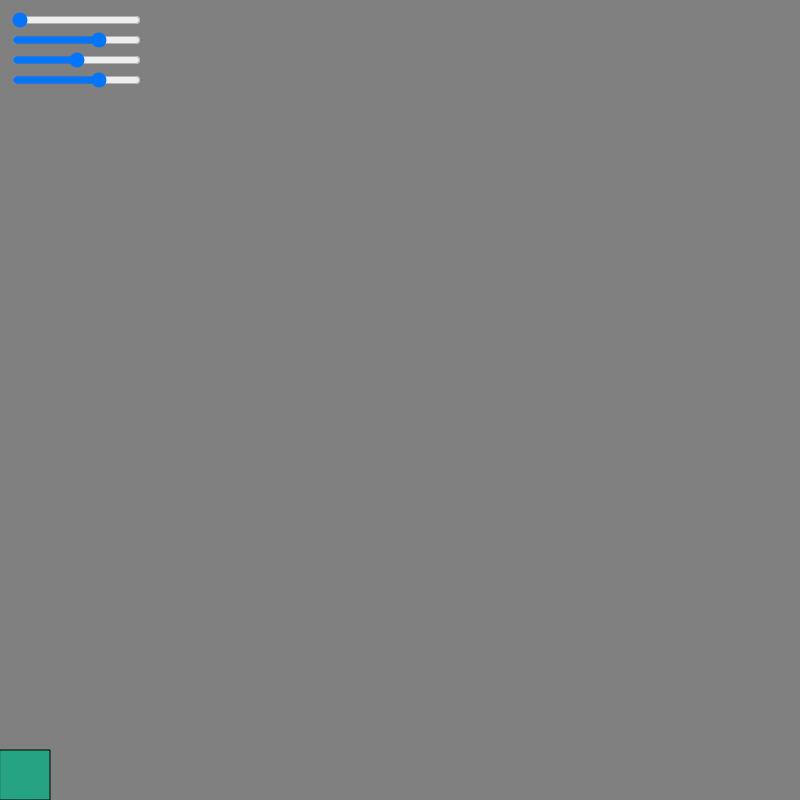
Frame 1 (no input)
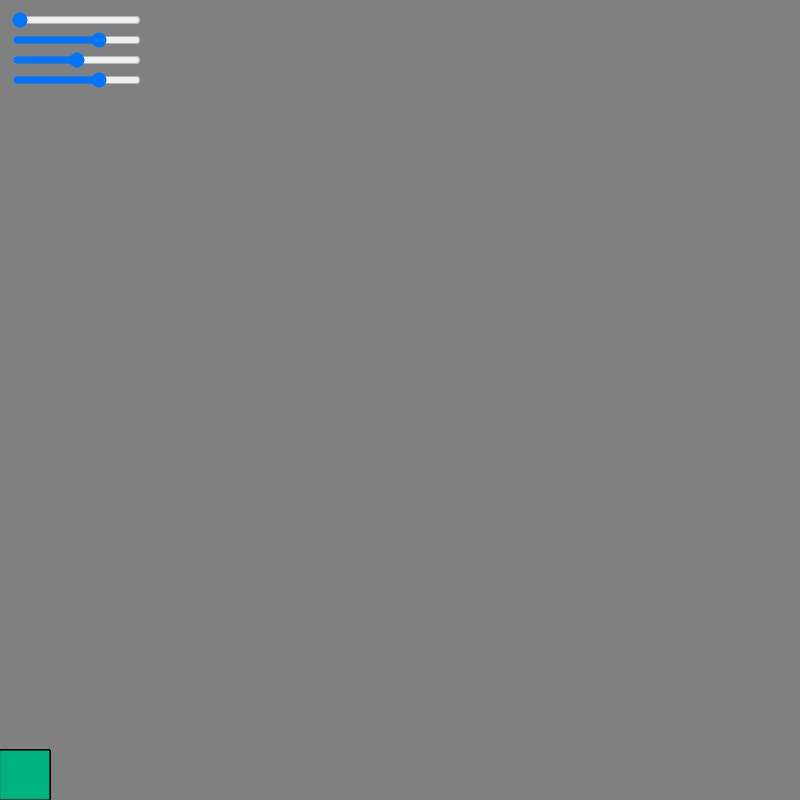
Frame 60 (no input)
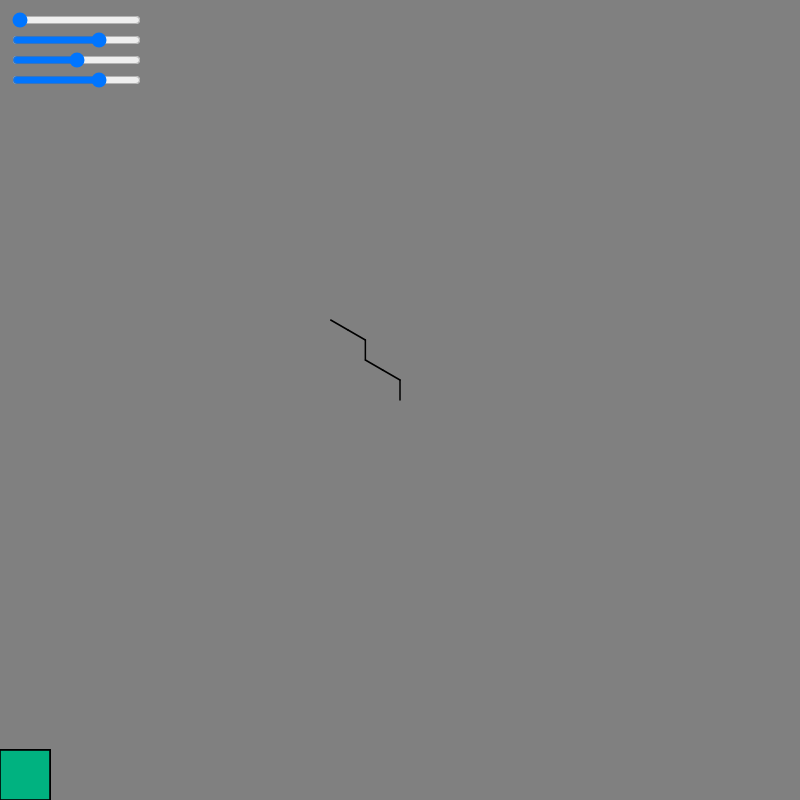
Frame 120 (the mouse pressed at the canvas centre since frame 60)

The p5.js sketch that drew these frames (run headless with seeded random() and noise() and a simulated clock; from frame 60 on, the mouse is pressed at the canvas centre):

// p5.js sketch
// ── sketch.js
//code mostly from https://github.com/CodingTrain/website/blob/master/CodingChallenges/CC_016_LSystem/P5/sketch.js
//I will comment on the places that I did myself.


var red_slider, green_slider, blue_slider, alpha_slider, r, g, b, a; 

//var gen = 0;

// var branchArray = [];

// var current_index = 0, cur_color;

// var lastSentence, nextSentence, sen_gen_diff = [] 

// var lastF = 0, nextF = 0, currentF = 0;

//I tried quite a few methods to store the generational information
// in order to apply different color to each generation, but I did not succeed this time.




var rad


var len = 20, wid = 25, angle = 60


var rules = [] 


var axiom = "F";

rules[0] = 
{
  a: 'F',
  b: 'F-FF+F-FF' //I wrote the rule myself. 
  //b: 'FF'
}


// rules[1] =
// {
//   a: "X",
//   //b: "F[+XXF][-X-FF]-FX'"
//   b: "-F+X"
// }

var sentence = axiom;

var sentences = [] 

var colors = []

function setup() 
{  
  //-----------------------------------------------------------------------------
    //I did some sliders to set a color and draw tree with.

    red_slider   = createSlider(0, 1, 0, 0.01) //createSlider(min, max, [default value], [step]) reference: p5js.org/reference/#/p5/createSlider
    red_slider.position(10,10)

    green_slider = createSlider(0, 1, 0.7, 0.01)
    green_slider.position(10,30)

    blue_slider  = createSlider(0, 1, 0.5, 0.01)
    blue_slider.position(10,50)


    alpha_slider = createSlider(0, 1, 0.7, 0.01)
    alpha_slider.position(10,70)
//-----------------------------------------------------------------------------

    createCanvas(800, 800);

    rad = angle * PI/180;

    colorMode(RGB, 1)

    background(0.5)

    createP(axiom)

    //turtle()
}




function generate() 
{
  //current_index = sentence.length //Again things I tried to record generations. But it didn't work.
  
  // gen += 1    

  // lastSentence = sentence;

  nextSentence = '';

    //print(sentence)

  for (var i = 0; i < sentence.length; i++) 
  {
    var current = sentence.charAt(i);
    var found = false;

    for (var j = 0; j < rules.length; j++) 
    {
      if (current == rules[j].a) 
      {
        found = true;
        nextSentence += rules[j].b;
        break;
      }
    }

    if (!found) {
      nextSentence += current;
    }
  }

  sentence = nextSentence;


  //colors.push([r, g, b, a])

  createP(sentence);
  turtle();

}



function turtle()
{

  resetMatrix();

  translate(width/2, height/2)

  strokeWeight(1.5);


  for (var i = 0; i < sentence.length; i++)
  {

        var current = sentence.charAt(i)


        if (current == "F")
        {
            line(0, 0, 0, -len)

            translate(0, -len);

            //scale(0.85, 0.9)
        }


      else if (current == '+')   rotate(rad);
      
      else if (current == '-')   rotate(-rad);

      else if (current == '[')
      {
          push();

          //scale(0.7, 0.7) //this is what I scale things down

          //fill(colors[gen-1])

      }
        
      else if (current == ']')
      {
          pop();
      }

  }
}


function mousePressed()
{
  generate()
}



function draw()
{
    r = red_slider.value()   

    g = green_slider.value()
    b = blue_slider.value()
    a = alpha_slider.value()


    push()

      fill(r, g, b, a)
      rect(0, height-50, 50, 50) // I put an on-screenbox to show the picked color

    pop()


    // if (current_index < sentence.length) //what I used to animate the drawing process.
    // {
    //   current_index += 100;

    //   //push()

    //   fill(r, g, b, a)

    //   turtle(current_index)

    //   //pop()
    // }
}
